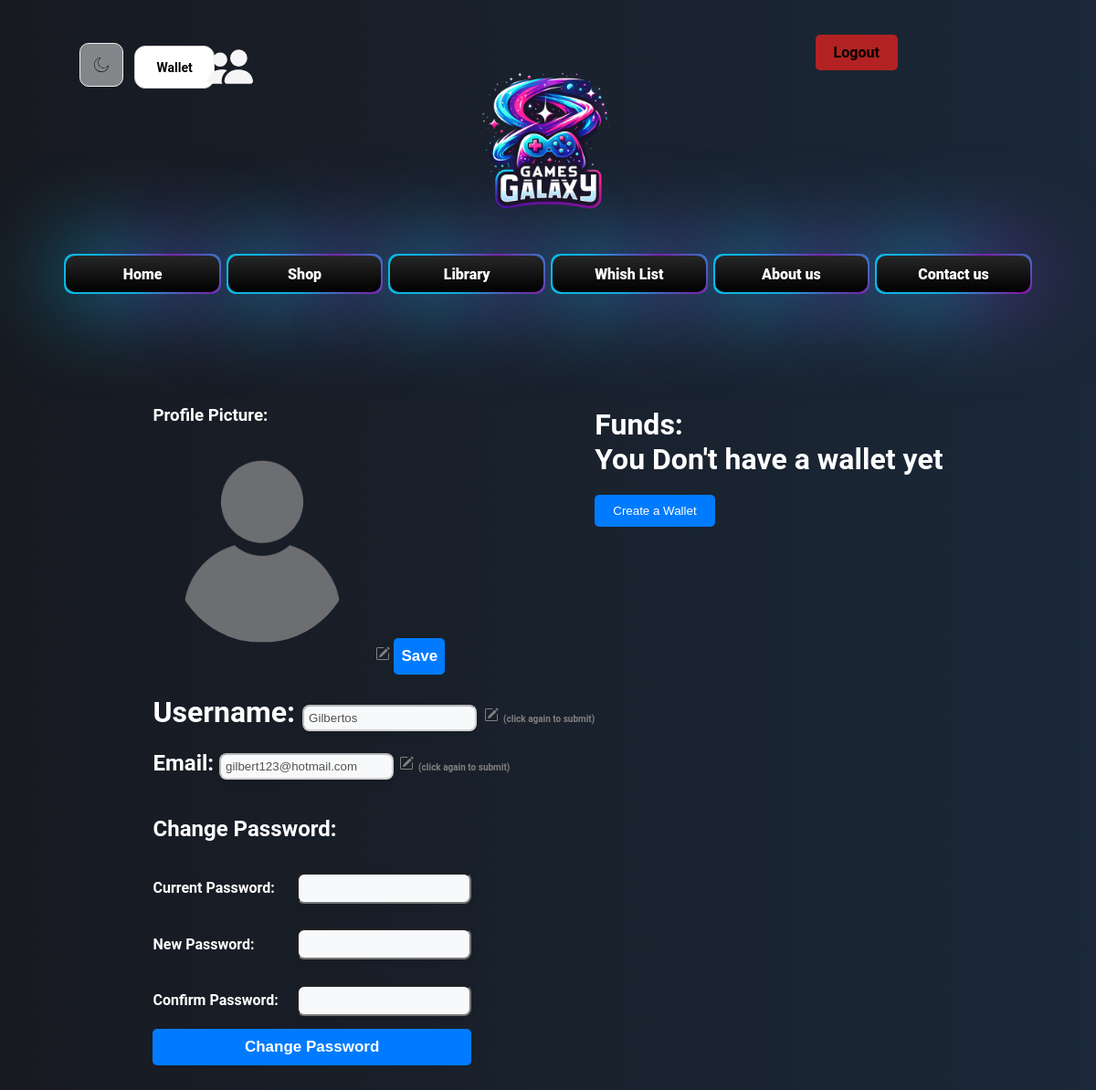
Screenshot of /profile.php (signed in) with the database file from the repository.
### tables this page shows
CREATE TABLE `user` (
  `id` int(11) NOT NULL,
  `username` varchar(50) NOT NULL,
  `email` varchar(50) NOT NULL,
  `password` varchar(50) NOT NULL,
  `date_of_birth` date NOT NULL,
  `fname` varchar(50) NOT NULL,
  `lname` varchar(50) NOT NULL,
  `role` int(11) NOT NULL,
  `pfp` mediumtext NOT NULL DEFAULT 'default_user_pfp.png',
  `banned` tinyint(1) NOT NULL DEFAULT 0
);

### profile.php (the view, shortened to what this page needs)
<?php
require 'connection.php';
$sql = "SELECT * FROM `user` WHERE id = '$_SESSION[user_id]'";
$result = mysqli_query($con, $sql);
$user = mysqli_fetch_array($result);
?>
<!DOCTYPE html>
<html lang="en">
<head>
    <link rel="stylesheet" href="style.css">
</head>
<body>
    <div class="content" style="display: none">
        <div class="container">
            <?php if (isset($_SESSION['user_id'])) : ?>
                <a style="margin-right: 100px;" href="logout.php" id="logoutButton" class="auth-button">Logout</a>
            <?php else : ?>
                <a href="login.php" id="loginButton" class="auth-button">Log In</a>
                <a href="signup.php" id="signupButton" class="auth-button">Sign Up</a>
            <?php endif ?>
            <div class="darkThemeBtn">
                <label for="darkmode-toggle">
                </label>
            </div>
            <?php
            if (isset($_SESSION['user_id'])) {
                $query = "SELECT * FROM `wallet` WHERE u_id = '$_SESSION[user_id]'";
                $result = mysqli_query($con, $query);
                if ($result && mysqli_num_rows($result) > 0) {
                    $wallet = mysqli_fetch_array($result);
            ?>
                    <div class="tooltip-container">
                        <span class="tooltip">$ <?= $wallet['amount'] ?></span>
                        <span class="text">Wallet</span>
                    </div>
                <?php
                } else {
                ?>
                    <div class="tooltip-container">
                        <span class="text">Wallet</span>
                    </div>
            <?php
                }
            }
            ?>
            <div class="navIcons" title="friends">
            </div>
            <div class="logo">
                <img src="images/logo/Games-galaxy-Logo-transformed.png" />
            </div>
            <nav>
                <a class="button" href="index.php">Home</a>
                <a class="button" href="shop.php">Shop</a>
                <a class="button" href="library.php">Library</a>
                <a class="button" href="whishList.php">Whish List</a>
                <a class="button" href="aboutUs.html">About us</a>
                <a class="button" href="contactUs.html">Contact us</a>
            </nav>
            <div class="profileContainer">
                <div class="profile">
                    <div class="profile-img">
                        <h3 class="pofileTitles">Profile Picture:</h3>
                        <img class="userPFP" src="images/userPFP/<?php echo $user['pfp'] ?>" alt="profile picture">
                        <button id="savePFP">Save</button>
                    </div>
                    <div class="profile-info">
                        <h1 class="pofileTitles">Username:
                            <input disabled id="editUsernameBar" value="<?php echo $user['username'] ?>" type="text">
                            <span style="font-size: 10px;color: gray;margin-left: 5px;">(click again to submit)</span>
                        </h1>
                        <h2 class="pofileTitles">Email:
                            <input disabled id="editEmailBar" value="<?php echo $user['email'] ?>" type="text">
                            <span style="font-size: 10px;color: gray;margin-left: 5px;">(click again to submit)</span>
                        </h2>
                        <div class="changePassword">
                            <h2>Change Password:</h2>
                            <div class="passwordInputDiv">
                                <h4 class="pofileTitles">Current Password:</h4>
                                <div class="passwordInput2"><input class="passwordInput" id="currentPassword" type="password"></div>
                            </div>
                            <div class="passwordInputDiv">
                                <h4 class="pofileTitles">New Password: </h4>
                                <div class="passwordInput2"><input class="passwordInput" id="newPassword" type="password"></div>
                            </div>
                            <div class="passwordInputDiv">
                                <h4 class="pofileTitles">Confirm Password: </h4>
                                <div class="passwordInput2"><input class="passwordInput" id="confirmPassword" type="password"></div>
                            </div>
                            <button onclick="changePassword()" id="changePasswordBtn">Change Password</button>
                        </div>
                    </div>
                </div>
                <div class="funds">
                    <h1 class="pofileTitles">Funds:<span id="amount">
                            <?php
                            $sql = "SELECT * FROM `wallet` WHERE u_id = '$_SESSION[user_id]'";
                            $result = mysqli_query($con, $sql);
                            if ($result && mysqli_num_rows($result) > 0) {
                                $wallet = mysqli_fetch_array($result);
                                echo $wallet['amount'];
                            ?>
                                $</span>
                    </h1>
                    <div action="addFunds.php">
                        <input id="addFundsBar" type="number" name="funds" id="funds" placeholder="Enter funds">
                        <input id="addFundsBtn" type="submit" value="Add Funds">
                    </div>
                <?php
                            } else {
                                echo '<div id="noWallet" style="display:flex;flex-direction:column;">You Don\'t have a wallet yet<div>';
                ?>
                    <button id="createWallet">Create a Wallet</button>
                </div>
            </div>
        <?php
                            }
        ?>
        </div>
    </div>
    </div>
</body>
</html>

### rows the page displays
user: pfp (placeholder picture), username "Gilbertos", email "gilbert123@hotmail.com"
